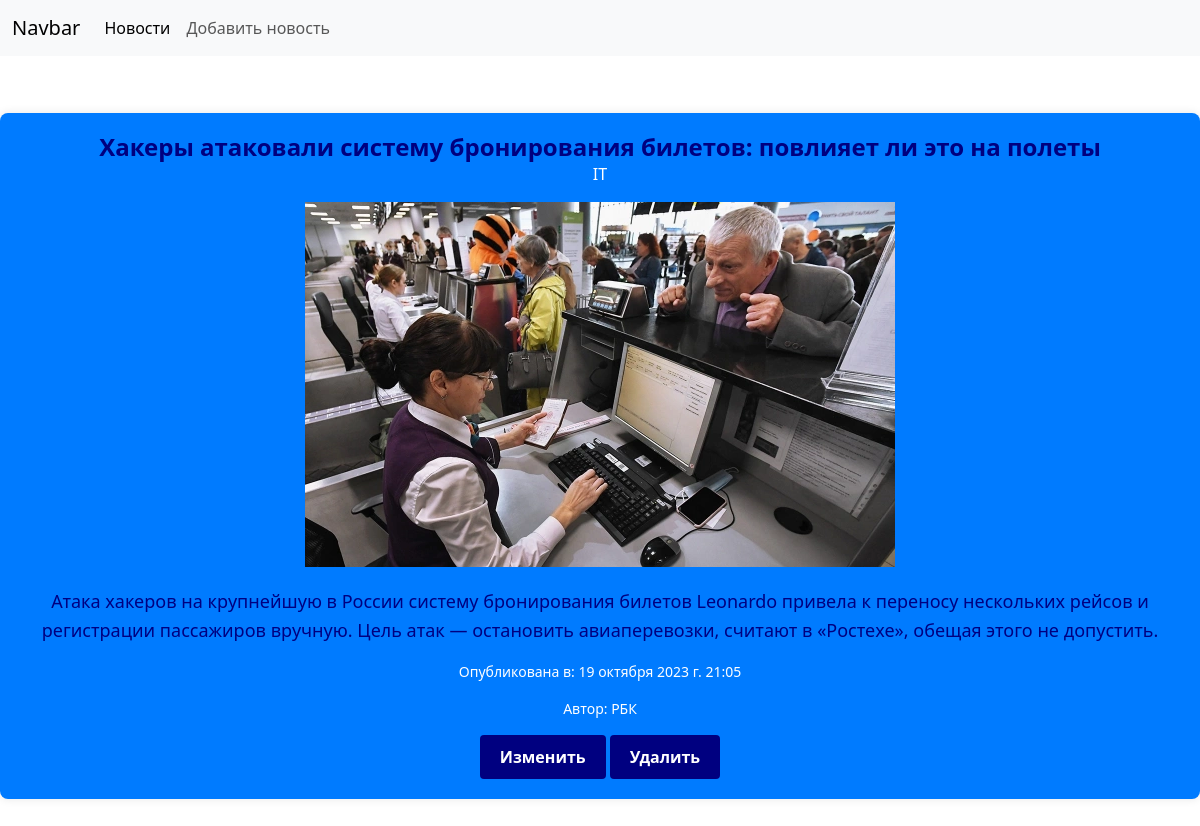
Page /news/4 on the committed database.
### DjangoApplication/models.py (models this page shows, shortened)
class News(models.Model):
    photo = models.ImageField(upload_to='images', verbose_name='Фото', blank=True, null=True)
    title = models.CharField(max_length=255, verbose_name="Заголовок")
    content = models.TextField(verbose_name="Контент")
    create_at = models.DateTimeField(auto_now_add=True, verbose_name="Время публикации")
    category = models.ForeignKey(Category, on_delete=models.CASCADE, verbose_name="Категория новости")
    autor = models.CharField(max_length=255, verbose_name="Автор", blank=True, default=None, null=True)
    class Meta:
        verbose_name = "Новость"
        verbose_name_plural = "Новости"

class Category(models.Model):
    name = models.CharField(max_length=100, verbose_name="Название категории")
    def __str__(self):
        return self.name
    class Meta:
        verbose_name = "Категория"
        verbose_name_plural = "Категории"

### DjangoApplication/views.py (the view)
# urls.py: path('news/<int:news_id>', views.news_detail, name='news_detail'),
def news_detail(request, news_id):
    news = get_object_or_404(News, pk=news_id)
    return render(request, 'DjangoApplication/news_detail.html', {'news': news})

### DjangoApplication/templates/DjangoApplication/news_detail.html (shortened to what this page needs)
{%extends 'DjangoApplication//base_layout.html' %}
{% load static %}
{% block styles %}
<link rel="stylesheet" href="{% static 'DjangoApplication/css/news_detail.css' %}">
{% endblock %}
{% block content %}
<div class="news-container">
    <div class="news">
        <h1 class="news-title">{{ news.title }}</h1>
        <p class="news-category">{{ news.category }}</p>
        {% if news.photo %}
                <p><img src="{{ news.photo.url }}"></p>
        {% endif %}
        <p class="news-content">{{ news.content }}</p>
        <p class="news-date">Опубликована в: {{ news.create_at }}</p>
        <p class="news-author">Автор: {{ news.autor }}</p>
        <a href="{% url 'news_update' news.id %}" class="edit-button">Изменить</a>
        <a href="{% url 'news_delete' news.id %}" class="edit-button">Удалить</a>
    </div>
</div>
{% endblock %}

### DjangoApplication/static/DjangoApplication/css/news_detail.css (style rules this page uses)
.news-container { display: flex; justify-content: center; align-items: center; height: 100vh; }
.news { height: 100% max-width: 600px; padding: 20px; background-color: #007bff; border-radius: 8px; box-shadow: 0 0 10px rgba(0, 0, 0, 0.1); text-align: center; }
.news-title { color: #000080; font-size: 24px; font-weight: bold; margin: 0; }
.news-category { font-size: 16px; color: #ffffff; }
.news-content { color: #000080; font-size: 18px; line-height: 1.6; margin-top: 20px; }
.news-date { font-size: 14px; color: #ffffff; margin-top: 10px; }
.news-author { font-size: 14px; color: #ffffff; margin-top: 10px; }
.edit-button { background-color: #000080; color: white; padding: 10px 20px; border: none; border-radius: 4px; cursor: pointer; text-decoration: none; display: inline-block; font-weight: bold; }

### rows in the picture
News: title "Хакеры атаковали систему бронирования билетов: повлияет ли это на полеты", category "IT", photo (picture), content "Атака хакеров на крупнейшую в России систему бронирования билетов Leonardo привела к переносу нескольких рейсов и регистрации пассажиров вручную. Цель атак — остановить авиаперевозки, считают в «Ростехе», обещая этого не допустить.", create_at "19 октября 2023 г. 21:05", autor "РБК"
